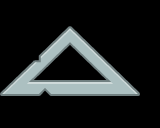

Rendered tile map (Tiled .tmx) drawn with the repository's tilesets; below, a short description and the full map source, tile grids included:
An orthogonal 5x4 tile map with 32x32 px tiles, 1 tile layer (Tile Layer 1) and 1 object.

<map version="1.0" orientation="orthogonal" renderorder="right-down" width="5" height="4" tilewidth="32" tileheight="32" nextobjectid="1">
 <tileset firstgid="1" name="elementStone009" tilewidth="140" tileheight="70" tilecount="1" columns="1">
  <image source="elementStone009.png" width="140" height="70" />
  <tile id="0">
   <objectgroup draworder="index">
    <object id="2" x="70" y="1.5">
     <polygon points="0,0 68.5,66.5 -69,67" />
    </object>
   </objectgroup>
  </tile>
 </tileset>
 <layer name="Tile Layer 1" width="5" height="4">
  <data encoding="csv">
0,0,0,0,0,
0,0,0,0,0,
1,0,0,0,0,
0,0,0,0,0
</data>
 </layer>
</map>
